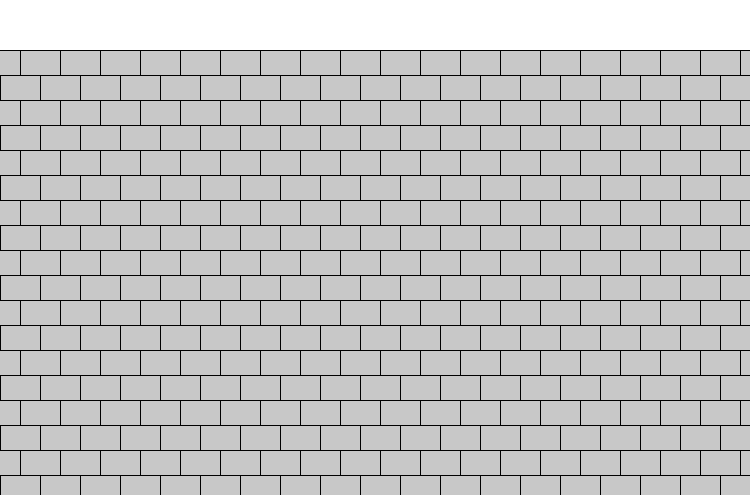
Frame 1 (no input)
Frame 60 (the mouse pressed at the canvas centre just before this capture): identical to frame 1, image omitted
Frame 120 (the mouse held since frame 60 and released just before this capture): identical to frame 1, image omitted

The Processing sketch that drew this single still picture (run headless with seeded random() and noise(); from frame 60 on, the mouse is pressed at the canvas centre):

// Processing sketch: h09_verdiepings_opdracht_7
// ── h09_verdiepings_opdracht_7.pde

int baksteenbreedte = 40;
int baksteenhoogte = 25;

int rijen = 13;
int collomen = 10;

int off = 0;

void setup (){
  size(750,495);
}


void draw (){
  
  background(255);
  fill(200);
  


  for ( int j = 0; j < baksteenbreedte; j++ ) { 
    //rij
    for ( int i = 0; i < baksteenhoogte; i++ ) { 
     //collom
     
  if (j % 2 == 1) 
        off = baksteenbreedte / 2;
      else off=0;  

    
 rect(i * baksteenbreedte + off +-20,j * baksteenhoogte + 50,baksteenbreedte ,baksteenhoogte);
 
    }
  }
}
 
 
